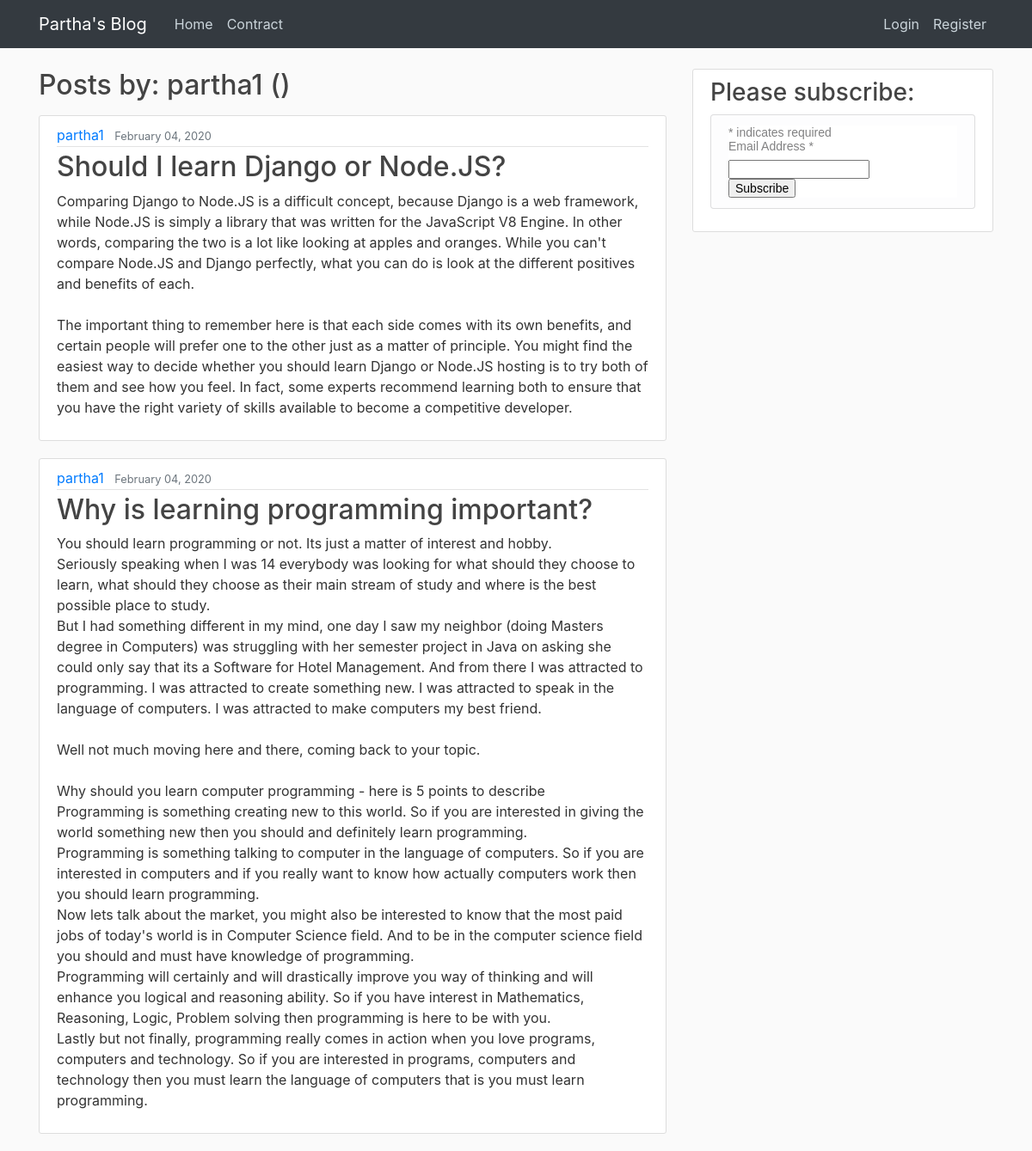
The app's page /user/partha1 with its own data.
### myapp/models.py (models this page shows, shortened)
class Post(models.Model):
    title = models.CharField(max_length=100)
    content = models.TextField()
    date_posted = models.DateTimeField(default=timezone.now)
    author = models.ForeignKey(User, on_delete=models.CASCADE)

### myapp/views.py (the view)
# urls.py: path('user/<str:username>', UserPostListView.as_view(), name = 'user-posts'),
class UserPostListView(ListView):
    model = Post
    template_name = 'user_post.html'  # <app>/<model>_<viewtype>.html
    context_object_name = 'posts'
    def get_queryset(self):
        user = get_object_or_404(User, username=self.kwargs.get('username'))
        return Post.objects.filter(author=user).order_by('-date_posted')

### template/user_post.html (shortened to what this page needs)
{% extends "base.html" %}
{% block content %}
    <h2 class="mb-3">Posts by: {{ view.kwargs.username }} ({{ page_obj.paginator.count }})</h2>
    {% for post in posts %}
        <article class="media content-section">
          <div class="media-body">
            <div class="article-metadata">
              <a class="mr-2" href="{% url 'user-posts' post.author.username %}">{{ post.author }}</a>
              <small class="text-muted">{{ post.date_posted|date:"F d, Y" }}</small>
            </div>
            <h2><a class="article-title" href="{% url 'post-detail' post.id %}">{{ post.title }}</a></h2>
            <p class="article-content">{{ post.content }}</p>
          </div>
        </article>
    {% endfor %}
{% endblock content %}

### static/main.css (style rules this page uses)
body { background: #fafafa; color: #333333; margin-top: 5rem; }
h1, h2, h3, h4, h5, h6 { color: #444444; }
.content-section { background: #ffffff; padding: 10px 20px; border: 1px solid #dddddd; border-radius: 3px; margin-bottom: 20px; }
.article-title { color: #444444; }
.article-content { white-space: pre-line; }
.article-metadata { padding-bottom: 1px; margin-bottom: 4px; border-bottom: 1px solid #e3e3e3 }

### records on screen
Post: author "partha1", date_posted "February 04, 2020", title "Should I learn Django or Node.JS?", content "Comparing Django to Node.JS is a difficult concept, because Django is a web framework, while Node.JS is simply a library that was written for the JavaScript V8 Engine. In other words, comparing the two is a lot like looking at apples and oranges. While you can't compare Node.JS and Django perfectly, what you can do is look at the different positives and benefits of each. The important thing to remember here is that each side comes with its own benefits, and certain people will prefer one to the other just as a matter of principle. You might find the easiest way to decide whether you should learn Django or Node.JS hosting is to try both of them and see how you feel. In fact, some experts…"
Post: author "partha1", date_posted "February 04, 2020", title "Why is learning programming important?", content "You should learn programming or not. Its just a matter of interest and hobby. Seriously speaking when I was 14 everybody was looking for what should they choose to learn, what should they choose as their main stream of study and where is the best possible place to study. But I had something different in my mind, one day I saw my neighbor (doing Masters degree in Computers) was struggling with her semester project in Java on asking she could only say that its a Software for Hotel Management. And from there I was attracted to programming. I was attracted to create something new. I was attracted to speak in the language of computers. I was attracted to make computers my best friend. Well not…"

### other values on screen
{{ view.kwargs.username }} "partha1"
